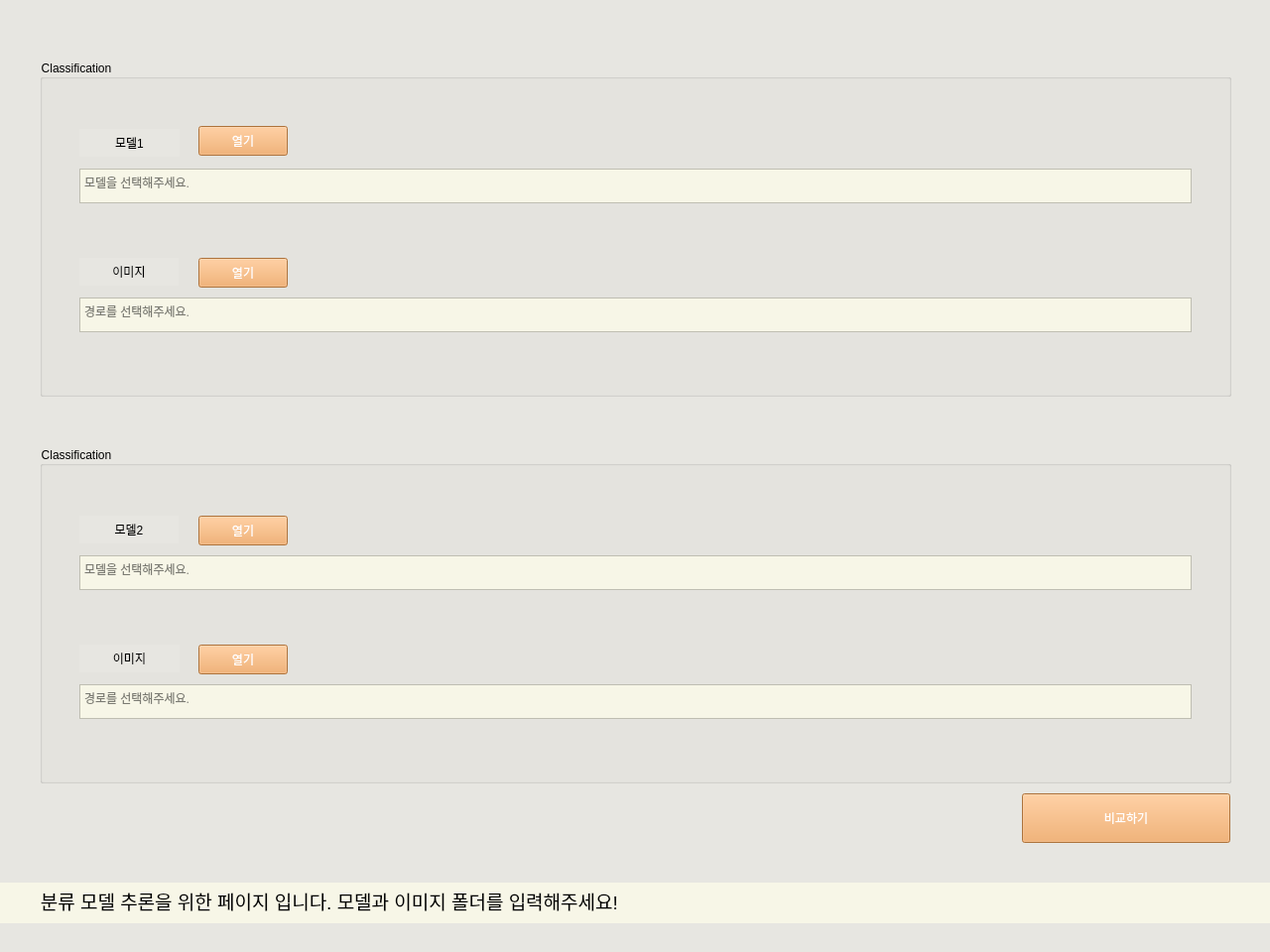
<?xml version="1.0" encoding="UTF-8"?>
<ui version="4.0">
 <class>MainWindow</class>
 <widget class="QMainWindow" name="MainWindow">
  <property name="geometry">
   <rect>
    <x>0</x>
    <y>0</y>
    <width>1280</width>
    <height>960</height>
   </rect>
  </property>
  <property name="cursor">
   <cursorShape>ArrowCursor</cursorShape>
  </property>
  <property name="windowTitle">
   <string>Pixby</string>
  </property>
  <property name="styleSheet">
   <string notr="true">background-color: rgb(231, 230, 225);
font: 75 12pt &quot;나눔스퀘어라운드 Bold&quot;;</string>
  </property>
  <widget class="QWidget" name="centralwidget">
   <widget class="QGroupBox" name="groupBox1">
    <property name="geometry">
     <rect>
      <x>40</x>
      <y>60</y>
      <width>1201</width>
      <height>340</height>
     </rect>
    </property>
    <property name="title">
     <string>Classification</string>
    </property>
    <widget class="QLabel" name="label_3">
     <property name="geometry">
      <rect>
       <x>40</x>
       <y>70</y>
       <width>101</width>
       <height>28</height>
      </rect>
     </property>
     <property name="styleSheet">
      <string notr="true"/>
     </property>
     <property name="text">
      <string>모델1</string>
     </property>
     <property name="alignment">
      <set>Qt::AlignCenter</set>
     </property>
    </widget>
    <widget class="QLabel" name="label_4">
     <property name="geometry">
      <rect>
       <x>40</x>
       <y>200</y>
       <width>100</width>
       <height>28</height>
      </rect>
     </property>
     <property name="styleSheet">
      <string notr="true"/>
     </property>
     <property name="text">
      <string>이미지</string>
     </property>
     <property name="alignment">
      <set>Qt::AlignCenter</set>
     </property>
    </widget>
    <widget class="QPushButton" name="selectModel1">
     <property name="geometry">
      <rect>
       <x>160</x>
       <y>67</y>
       <width>90</width>
       <height>30</height>
      </rect>
     </property>
     <property name="cursor">
      <cursorShape>PointingHandCursor</cursorShape>
     </property>
     <property name="styleSheet">
      <string notr="true">color: rgb(255, 255, 255);
font: 75 12pt &quot;나눔스퀘어라운드 Bold&quot;;
background-color: rgb(242, 161, 84);</string>
     </property>
     <property name="text">
      <string>열기</string>
     </property>
    </widget>
    <widget class="QPushButton" name="selectImage1">
     <property name="geometry">
      <rect>
       <x>160</x>
       <y>200</y>
       <width>90</width>
       <height>30</height>
      </rect>
     </property>
     <property name="cursor">
      <cursorShape>PointingHandCursor</cursorShape>
     </property>
     <property name="styleSheet">
      <string notr="true">color: rgb(255, 255, 255);
font: 75 12pt &quot;나눔스퀘어라운드 Bold&quot;;
background-color: rgb(242, 161, 84);</string>
     </property>
     <property name="text">
      <string>열기</string>
     </property>
    </widget>
    <widget class="QTextBrowser" name="dir1">
     <property name="geometry">
      <rect>
       <x>40</x>
       <y>240</y>
       <width>1121</width>
       <height>35</height>
      </rect>
     </property>
     <property name="styleSheet">
      <string notr="true">background-color: rgb(247, 246, 231);</string>
     </property>
     <property name="html">
      <string>&lt;!DOCTYPE HTML PUBLIC &quot;-//W3C//DTD HTML 4.0//EN&quot; &quot;http://www.w3.org/TR/REC-html40/strict.dtd&quot;&gt;
&lt;html&gt;&lt;head&gt;&lt;meta name=&quot;qrichtext&quot; content=&quot;1&quot; /&gt;&lt;style type=&quot;text/css&quot;&gt;
p, li { white-space: pre-wrap; }
&lt;/style&gt;&lt;/head&gt;&lt;body style=&quot; font-family:'나눔스퀘어라운드 Bold'; font-size:12pt; font-weight:72; font-style:normal;&quot;&gt;
&lt;p style=&quot;-qt-paragraph-type:empty; margin-top:0px; margin-bottom:0px; margin-left:0px; margin-right:0px; -qt-block-indent:0; text-indent:0px;&quot;&gt;&lt;br /&gt;&lt;/p&gt;&lt;/body&gt;&lt;/html&gt;</string>
     </property>
     <property name="placeholderText">
      <string>경로를 선택해주세요.</string>
     </property>
    </widget>
    <widget class="QTextBrowser" name="model_name1">
     <property name="geometry">
      <rect>
       <x>40</x>
       <y>110</y>
       <width>1121</width>
       <height>35</height>
      </rect>
     </property>
     <property name="styleSheet">
      <string notr="true">background-color: rgb(247, 246, 231);</string>
     </property>
     <property name="html">
      <string>&lt;!DOCTYPE HTML PUBLIC &quot;-//W3C//DTD HTML 4.0//EN&quot; &quot;http://www.w3.org/TR/REC-html40/strict.dtd&quot;&gt;
&lt;html&gt;&lt;head&gt;&lt;meta name=&quot;qrichtext&quot; content=&quot;1&quot; /&gt;&lt;style type=&quot;text/css&quot;&gt;
p, li { white-space: pre-wrap; }
&lt;/style&gt;&lt;/head&gt;&lt;body style=&quot; font-family:'나눔스퀘어라운드 Bold'; font-size:12pt; font-weight:72; font-style:normal;&quot;&gt;
&lt;p style=&quot;-qt-paragraph-type:empty; margin-top:0px; margin-bottom:0px; margin-left:0px; margin-right:0px; -qt-block-indent:0; text-indent:0px;&quot;&gt;&lt;br /&gt;&lt;/p&gt;&lt;/body&gt;&lt;/html&gt;</string>
     </property>
     <property name="placeholderText">
      <string>모델을 선택해주세요.</string>
     </property>
    </widget>
   </widget>
   <widget class="QGroupBox" name="groupBox2">
    <property name="geometry">
     <rect>
      <x>40</x>
      <y>450</y>
      <width>1201</width>
      <height>340</height>
     </rect>
    </property>
    <property name="title">
     <string>Classification</string>
    </property>
    <widget class="QPushButton" name="selectImage2">
     <property name="geometry">
      <rect>
       <x>160</x>
       <y>200</y>
       <width>90</width>
       <height>30</height>
      </rect>
     </property>
     <property name="cursor">
      <cursorShape>OpenHandCursor</cursorShape>
     </property>
     <property name="styleSheet">
      <string notr="true">color: rgb(255, 255, 255);
font: 75 12pt &quot;나눔스퀘어라운드 Bold&quot;;
background-color: rgb(242, 161, 84);</string>
     </property>
     <property name="text">
      <string>열기</string>
     </property>
    </widget>
    <widget class="QPushButton" name="selectModel2">
     <property name="geometry">
      <rect>
       <x>160</x>
       <y>70</y>
       <width>90</width>
       <height>30</height>
      </rect>
     </property>
     <property name="cursor">
      <cursorShape>PointingHandCursor</cursorShape>
     </property>
     <property name="styleSheet">
      <string notr="true">color: rgb(255, 255, 255);
font: 75 12pt &quot;나눔스퀘어라운드 Bold&quot;;
background-color: rgb(242, 161, 84);</string>
     </property>
     <property name="text">
      <string>열기</string>
     </property>
    </widget>
    <widget class="QLabel" name="label_5">
     <property name="geometry">
      <rect>
       <x>40</x>
       <y>70</y>
       <width>100</width>
       <height>28</height>
      </rect>
     </property>
     <property name="styleSheet">
      <string notr="true"/>
     </property>
     <property name="text">
      <string>모델2</string>
     </property>
     <property name="alignment">
      <set>Qt::AlignCenter</set>
     </property>
    </widget>
    <widget class="QLabel" name="label_6">
     <property name="geometry">
      <rect>
       <x>40</x>
       <y>200</y>
       <width>101</width>
       <height>28</height>
      </rect>
     </property>
     <property name="styleSheet">
      <string notr="true"/>
     </property>
     <property name="text">
      <string>이미지</string>
     </property>
     <property name="alignment">
      <set>Qt::AlignCenter</set>
     </property>
    </widget>
    <widget class="QTextBrowser" name="dir2">
     <property name="geometry">
      <rect>
       <x>40</x>
       <y>240</y>
       <width>1121</width>
       <height>35</height>
      </rect>
     </property>
     <property name="styleSheet">
      <string notr="true">background-color: rgb(247, 246, 231);</string>
     </property>
     <property name="html">
      <string>&lt;!DOCTYPE HTML PUBLIC &quot;-//W3C//DTD HTML 4.0//EN&quot; &quot;http://www.w3.org/TR/REC-html40/strict.dtd&quot;&gt;
&lt;html&gt;&lt;head&gt;&lt;meta name=&quot;qrichtext&quot; content=&quot;1&quot; /&gt;&lt;style type=&quot;text/css&quot;&gt;
p, li { white-space: pre-wrap; }
&lt;/style&gt;&lt;/head&gt;&lt;body style=&quot; font-family:'나눔스퀘어라운드 Bold'; font-size:12pt; font-weight:72; font-style:normal;&quot;&gt;
&lt;p style=&quot;-qt-paragraph-type:empty; margin-top:0px; margin-bottom:0px; margin-left:0px; margin-right:0px; -qt-block-indent:0; text-indent:0px;&quot;&gt;&lt;br /&gt;&lt;/p&gt;&lt;/body&gt;&lt;/html&gt;</string>
     </property>
     <property name="placeholderText">
      <string>경로를 선택해주세요.</string>
     </property>
    </widget>
    <widget class="QTextBrowser" name="model_name2">
     <property name="geometry">
      <rect>
       <x>40</x>
       <y>110</y>
       <width>1121</width>
       <height>35</height>
      </rect>
     </property>
     <property name="styleSheet">
      <string notr="true">background-color: rgb(247, 246, 231);</string>
     </property>
     <property name="html">
      <string>&lt;!DOCTYPE HTML PUBLIC &quot;-//W3C//DTD HTML 4.0//EN&quot; &quot;http://www.w3.org/TR/REC-html40/strict.dtd&quot;&gt;
&lt;html&gt;&lt;head&gt;&lt;meta name=&quot;qrichtext&quot; content=&quot;1&quot; /&gt;&lt;style type=&quot;text/css&quot;&gt;
p, li { white-space: pre-wrap; }
&lt;/style&gt;&lt;/head&gt;&lt;body style=&quot; font-family:'나눔스퀘어라운드 Bold'; font-size:12pt; font-weight:72; font-style:normal;&quot;&gt;
&lt;p style=&quot;-qt-paragraph-type:empty; margin-top:0px; margin-bottom:0px; margin-left:0px; margin-right:0px; -qt-block-indent:0; text-indent:0px;&quot;&gt;&lt;br /&gt;&lt;/p&gt;&lt;/body&gt;&lt;/html&gt;</string>
     </property>
     <property name="placeholderText">
      <string>모델을 선택해주세요.</string>
     </property>
    </widget>
   </widget>
   <widget class="QPushButton" name="nextButton">
    <property name="geometry">
     <rect>
      <x>1030</x>
      <y>800</y>
      <width>210</width>
      <height>50</height>
     </rect>
    </property>
    <property name="cursor">
     <cursorShape>PointingHandCursor</cursorShape>
    </property>
    <property name="styleSheet">
     <string notr="true">color: rgb(255, 255, 255);
font: 75 12pt &quot;나눔스퀘어라운드 Bold&quot;;
background-color: rgb(242, 161, 84);</string>
    </property>
    <property name="text">
     <string>비교하기</string>
    </property>
   </widget>
   <widget class="QTextBrowser" name="textBrowser">
    <property name="geometry">
     <rect>
      <x>0</x>
      <y>890</y>
      <width>1281</width>
      <height>41</height>
     </rect>
    </property>
    <property name="styleSheet">
     <string notr="true">background-color: rgb(247, 246, 231); border: none;</string>
    </property>
    <property name="html">
     <string>&lt;!DOCTYPE HTML PUBLIC &quot;-//W3C//DTD HTML 4.0//EN&quot; &quot;http://www.w3.org/TR/REC-html40/strict.dtd&quot;&gt;
&lt;html&gt;&lt;head&gt;&lt;meta name=&quot;qrichtext&quot; content=&quot;1&quot; /&gt;&lt;style type=&quot;text/css&quot;&gt;
p, li { white-space: pre-wrap; }
&lt;/style&gt;&lt;/head&gt;&lt;body style=&quot; font-family:'나눔스퀘어라운드 Bold'; font-size:12pt; font-weight:72; font-style:normal;&quot;&gt;
&lt;p style=&quot; margin-top:0px; margin-bottom:0px; margin-left:0px; margin-right:0px; -qt-block-indent:0; text-indent:0px;&quot;&gt;&lt;span style=&quot; font-size:14pt;&quot;&gt;       분류 모델 추론을 위한 페이지 입니다. 모델과 이미지 폴더를 입력해주세요!&lt;/span&gt;&lt;/p&gt;&lt;/body&gt;&lt;/html&gt;</string>
    </property>
   </widget>
  </widget>
  <widget class="QMenuBar" name="menubar">
   <property name="geometry">
    <rect>
     <x>0</x>
     <y>0</y>
     <width>1280</width>
     <height>28</height>
    </rect>
   </property>
  </widget>
 </widget>
 <resources/>
 <connections/>
</ui>
